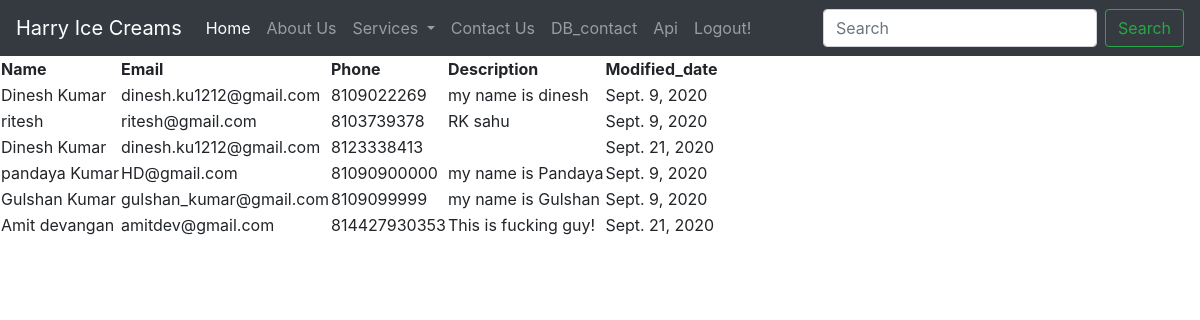
The page /display on the database its author committed.
### app/models.py (models this page shows, shortened)
class Contact(models.Model):
    name = models.CharField(max_length=50)
    email = models.EmailField()
    phone = models.IntegerField()
    desc = models.TextField()
    date = models.DateField()

### app/views.py (the view)
# urls.py: path('display', views.display_contact, name='display_contact'),
def display_contact(request):
    data = Contact.objects.all()
    stu = {
        "student_number": data
    }
    return render(request, "display.html", stu)

### templates/display.html (shortened to what this page needs)
{% extends 'base.html' %}
{% block body %}
<!DOCTYPE html>
<html lang="en" dir="ltr">
  <head>
  </head>
  <body>
    <table>
        <tr>
            <th>Name</th>
            <th>Email</th>
            <th>Phone</th>
            <th>Description</th>
            <th>Modified_date</th>
        </tr>
        {% for student in student_number %}
        <tr>
          <td>{{ student.name}}</td>
          <td>{{ student.email }}</td>
          <td>{{ student.phone }}</td>
          <td>{{ student.desc }}</td>
          <td>{{ student.date }}</td>
        </tr>
        {% endfor %}
    </table>
  </body>
</html>
{% endblock body %}

### templates/base.html (shortened to what this page needs)
<!doctype html>
<html lang="en">
  <head>
    <link rel="stylesheet" href="https://stackpath.bootstrapcdn.com/bootstrap/4.4.1/css/bootstrap.min.css">
  </head>
  <body>
<nav class="navbar navbar-expand-lg navbar-dark bg-dark">
  <a class="navbar-brand" href="/about">Harry Ice Creams</a>
  <div class="collapse navbar-collapse" id="navbarSupportedContent">
    <ul class="navbar-nav mr-auto">
      <li class="nav-item active">
        <a class="nav-link" href="/">Home <span class="sr-only">(current)</span></a>
      </li>
      <li class="nav-item">
        <a class="nav-link" href="/about">About Us</a>
      </li>
      <li class="nav-item dropdown">
        <a class="nav-link dropdown-toggle" href="/services" id="navbarDropdown" role="button" data-toggle="dropdown" aria-haspopup="true" aria-expanded="false">
          Services
        </a>
      </li>
      <li class="nav-item">
        <a class="nav-link" href="/contact">Contact Us</a>
      </li>
      <li class="nav-item">
        <a class="nav-link" href="/display">DB_contact</a>
      </li>
      <li class="nav-item">
        <a class="nav-link" href="/api-info">Api</a>
      </li>
      <li class="nav-item">
        <a class="nav-link" href="/logout">Logout!</a>
      </li>
    </ul>
    <form class="form-inline my-2 my-lg-0">
      <input class="form-control mr-sm-2" type="search" placeholder="Search" aria-label="Search">
      <button class="btn btn-outline-success my-2 my-sm-0" type="submit">Search</button>
    </form>
  </div>
</nav>
{% block body %} {% endblock body %}
  </body>
</html>

### rows shown on the page
Contact: name "Dinesh Kumar", email "dinesh.ku1212@gmail.com", phone "8109022269", desc "my name is dinesh", date "Sept. 9, 2020"
Contact: name "ritesh", email "ritesh@gmail.com", phone "8103739378", desc "RK sahu", date "Sept. 9, 2020"
Contact: name "Dinesh Kumar", email "dinesh.ku1212@gmail.com", phone "8123338413", date "Sept. 21, 2020"
Contact: name "pandaya Kumar", email "HD@gmail.com", phone "81090900000", desc "my name is Pandaya", date "Sept. 9, 2020"
Contact: name "Gulshan Kumar", email "gulshan_kumar@gmail.com", phone "8109099999", desc "my name is Gulshan", date "Sept. 9, 2020"
Contact: name "Amit devangan", email "amitdev@gmail.com", phone "814427930353", desc "This is fucking guy!", date "Sept. 21, 2020"
